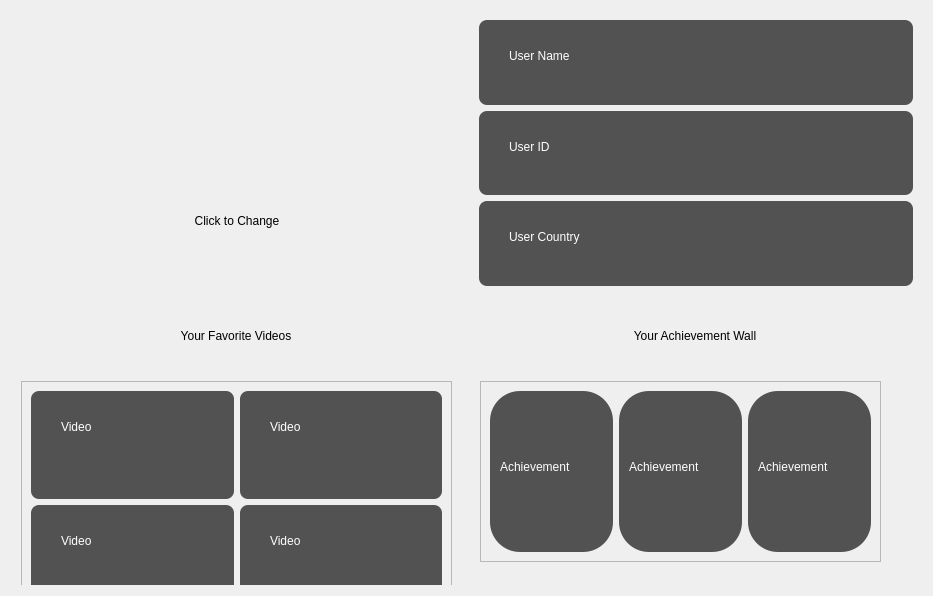
<?xml version="1.0" encoding="UTF-8"?>
<ui version="4.0">
 <class>userwindow</class>
 <widget class="QWidget" name="userwindow">
  <property name="geometry">
   <rect>
    <x>0</x>
    <y>0</y>
    <width>933</width>
    <height>596</height>
   </rect>
  </property>
  <property name="windowTitle">
   <string>Form</string>
  </property>
  <layout class="QGridLayout" name="gridLayout_2">
   <item row="0" column="0">
    <widget class="QWidget" name="widget" native="true">
     <layout class="QGridLayout" name="gridLayout">
      <item row="0" column="0">
       <widget class="QWidget" name="widget_5" native="true">
        <layout class="QHBoxLayout" name="horizontalLayout">
         <item>
          <widget class="QPushButton" name="homebutton">
           <property name="minimumSize">
            <size>
             <width>100</width>
             <height>100</height>
            </size>
           </property>
           <property name="maximumSize">
            <size>
             <width>100</width>
             <height>100</height>
            </size>
           </property>
           <property name="contextMenuPolicy">
            <enum>Qt::DefaultContextMenu</enum>
           </property>
           <property name="styleSheet">
            <string notr="true">QPushButton
{
    border-radius:8px;
	border:0px;
	font: 75 24pt &quot;Gill Sans&quot;;
}

QPushButton:hover
{
    background-color:rgb(255, 235, 188);
}

QPushButton:pressed
{
    background-color:rgb(254, 198, 124);
}</string>
           </property>
           <property name="text">
            <string/>
           </property>
           <property name="icon">
            <iconset resource="resources.qrc">
             <normaloff>:/pic/user.png</normaloff>:/pic/user.png</iconset>
           </property>
           <property name="iconSize">
            <size>
             <width>100</width>
             <height>100</height>
            </size>
           </property>
          </widget>
         </item>
        </layout>
       </widget>
      </item>
      <item row="1" column="0">
       <widget class="QWidget" name="widget_6" native="true">
        <layout class="QHBoxLayout" name="horizontalLayout_2">
         <item>
          <widget class="QPushButton" name="folder">
           <property name="minimumSize">
            <size>
             <width>300</width>
             <height>60</height>
            </size>
           </property>
           <property name="maximumSize">
            <size>
             <width>300</width>
             <height>60</height>
            </size>
           </property>
           <property name="contextMenuPolicy">
            <enum>Qt::DefaultContextMenu</enum>
           </property>
           <property name="styleSheet">
            <string notr="true">QPushButton
{
    border-radius:8px;
	border:0px;
	font: 75 24pt &quot;Gill Sans&quot;;
}

QPushButton:hover
{
    background-color:rgb(255, 235, 188);
}

QPushButton:pressed
{
    background-color:rgb(254, 198, 124);
}</string>
           </property>
           <property name="text">
            <string>Click to Change</string>
           </property>
           <property name="iconSize">
            <size>
             <width>40</width>
             <height>40</height>
            </size>
           </property>
          </widget>
         </item>
        </layout>
       </widget>
      </item>
     </layout>
    </widget>
   </item>
   <item row="0" column="1">
    <widget class="QWidget" name="widget_2" native="true">
     <layout class="QVBoxLayout" name="verticalLayout">
      <item>
       <widget class="QWidget" name="widget_15" native="true">
        <property name="styleSheet">
         <string notr="true">background-color:rgb(82, 82, 82);
border-radius:8px;</string>
        </property>
        <widget class="QLabel" name="label_2">
         <property name="geometry">
          <rect>
           <x>30</x>
           <y>20</y>
           <width>151</width>
           <height>31</height>
          </rect>
         </property>
         <property name="styleSheet">
          <string notr="true">color:rgb(255, 255, 255);</string>
         </property>
         <property name="text">
          <string>User Name</string>
         </property>
        </widget>
       </widget>
      </item>
      <item>
       <widget class="QWidget" name="widget_16" native="true">
        <property name="styleSheet">
         <string notr="true">background-color:rgb(82, 82, 82);
border-radius:8px;</string>
        </property>
        <widget class="QLabel" name="label_3">
         <property name="geometry">
          <rect>
           <x>30</x>
           <y>20</y>
           <width>151</width>
           <height>31</height>
          </rect>
         </property>
         <property name="styleSheet">
          <string notr="true">color:rgb(255, 255, 255);</string>
         </property>
         <property name="text">
          <string>User ID</string>
         </property>
        </widget>
       </widget>
      </item>
      <item>
       <widget class="QWidget" name="widget_17" native="true">
        <property name="styleSheet">
         <string notr="true">background-color:rgb(82, 82, 82);
border-radius:8px;</string>
        </property>
        <widget class="QLabel" name="label_4">
         <property name="geometry">
          <rect>
           <x>30</x>
           <y>20</y>
           <width>151</width>
           <height>31</height>
          </rect>
         </property>
         <property name="styleSheet">
          <string notr="true">color:rgb(255, 255, 255);</string>
         </property>
         <property name="text">
          <string>User Country</string>
         </property>
        </widget>
       </widget>
      </item>
     </layout>
    </widget>
   </item>
   <item row="1" column="0">
    <widget class="QWidget" name="widget_3" native="true">
     <widget class="QWidget" name="widget_7" native="true">
      <property name="geometry">
       <rect>
        <x>10</x>
        <y>10</y>
        <width>431</width>
        <height>51</height>
       </rect>
      </property>
      <layout class="QGridLayout" name="gridLayout_3">
       <item row="0" column="0">
        <widget class="QPushButton" name="folder_2">
         <property name="minimumSize">
          <size>
           <width>300</width>
           <height>30</height>
          </size>
         </property>
         <property name="maximumSize">
          <size>
           <width>300</width>
           <height>30</height>
          </size>
         </property>
         <property name="contextMenuPolicy">
          <enum>Qt::DefaultContextMenu</enum>
         </property>
         <property name="styleSheet">
          <string notr="true">QPushButton
{
    border-radius:8px;
	border:0px;
	font: 75 24pt &quot;Gill Sans&quot;;
}

QPushButton:hover
{
    background-color:rgb(255, 235, 188);
}

QPushButton:pressed
{
    background-color:rgb(254, 198, 124);
}</string>
         </property>
         <property name="text">
          <string>Your Favorite Videos</string>
         </property>
         <property name="iconSize">
          <size>
           <width>40</width>
           <height>40</height>
          </size>
         </property>
        </widget>
       </item>
      </layout>
     </widget>
     <widget class="QScrollArea" name="scrollArea">
      <property name="geometry">
       <rect>
        <x>10</x>
        <y>80</y>
        <width>431</width>
        <height>241</height>
       </rect>
      </property>
      <property name="widgetResizable">
       <bool>true</bool>
      </property>
      <widget class="QWidget" name="scrollAreaWidgetContents">
       <property name="geometry">
        <rect>
         <x>0</x>
         <y>0</y>
         <width>429</width>
         <height>239</height>
        </rect>
       </property>
       <layout class="QGridLayout" name="gridLayout_4">
        <item row="0" column="0">
         <widget class="QWidget" name="widget_20" native="true">
          <property name="styleSheet">
           <string notr="true">background-color:rgb(82, 82, 82);
border-radius:8px;</string>
          </property>
          <widget class="QLabel" name="label_7">
           <property name="geometry">
            <rect>
             <x>30</x>
             <y>20</y>
             <width>151</width>
             <height>31</height>
            </rect>
           </property>
           <property name="styleSheet">
            <string notr="true">color:rgb(255, 255, 255);</string>
           </property>
           <property name="text">
            <string>Video</string>
           </property>
          </widget>
         </widget>
        </item>
        <item row="0" column="1">
         <widget class="QWidget" name="widget_21" native="true">
          <property name="styleSheet">
           <string notr="true">background-color:rgb(82, 82, 82);
border-radius:8px;</string>
          </property>
          <widget class="QLabel" name="label_8">
           <property name="geometry">
            <rect>
             <x>30</x>
             <y>20</y>
             <width>151</width>
             <height>31</height>
            </rect>
           </property>
           <property name="styleSheet">
            <string notr="true">color:rgb(255, 255, 255);</string>
           </property>
           <property name="text">
            <string>Video</string>
           </property>
          </widget>
         </widget>
        </item>
        <item row="1" column="0">
         <widget class="QWidget" name="widget_22" native="true">
          <property name="styleSheet">
           <string notr="true">background-color:rgb(82, 82, 82);
border-radius:8px;</string>
          </property>
          <widget class="QLabel" name="label_9">
           <property name="geometry">
            <rect>
             <x>30</x>
             <y>20</y>
             <width>151</width>
             <height>31</height>
            </rect>
           </property>
           <property name="styleSheet">
            <string notr="true">color:rgb(255, 255, 255);</string>
           </property>
           <property name="text">
            <string>Video</string>
           </property>
          </widget>
         </widget>
        </item>
        <item row="1" column="1">
         <widget class="QWidget" name="widget_23" native="true">
          <property name="styleSheet">
           <string notr="true">background-color:rgb(82, 82, 82);
border-radius:8px;</string>
          </property>
          <widget class="QLabel" name="label_10">
           <property name="geometry">
            <rect>
             <x>30</x>
             <y>20</y>
             <width>151</width>
             <height>31</height>
            </rect>
           </property>
           <property name="styleSheet">
            <string notr="true">color:rgb(255, 255, 255);</string>
           </property>
           <property name="text">
            <string>Video</string>
           </property>
          </widget>
         </widget>
        </item>
       </layout>
      </widget>
     </widget>
    </widget>
   </item>
   <item row="1" column="1">
    <widget class="QWidget" name="widget_4" native="true">
     <widget class="QWidget" name="widget_8" native="true">
      <property name="geometry">
       <rect>
        <x>10</x>
        <y>10</y>
        <width>431</width>
        <height>51</height>
       </rect>
      </property>
      <layout class="QGridLayout" name="gridLayout_5">
       <item row="0" column="0">
        <widget class="QPushButton" name="folder_3">
         <property name="minimumSize">
          <size>
           <width>300</width>
           <height>30</height>
          </size>
         </property>
         <property name="maximumSize">
          <size>
           <width>300</width>
           <height>30</height>
          </size>
         </property>
         <property name="contextMenuPolicy">
          <enum>Qt::DefaultContextMenu</enum>
         </property>
         <property name="styleSheet">
          <string notr="true">QPushButton
{
    border-radius:8px;
	border:0px;
	font: 75 24pt &quot;Gill Sans&quot;;
}

QPushButton:hover
{
    background-color:rgb(255, 235, 188);
}

QPushButton:pressed
{
    background-color:rgb(254, 198, 124);
}</string>
         </property>
         <property name="text">
          <string>Your Achievement Wall</string>
         </property>
         <property name="iconSize">
          <size>
           <width>40</width>
           <height>40</height>
          </size>
         </property>
        </widget>
       </item>
      </layout>
     </widget>
     <widget class="QScrollArea" name="scrollArea_2">
      <property name="geometry">
       <rect>
        <x>10</x>
        <y>80</y>
        <width>401</width>
        <height>181</height>
       </rect>
      </property>
      <property name="widgetResizable">
       <bool>true</bool>
      </property>
      <widget class="QWidget" name="scrollAreaWidgetContents_2">
       <property name="geometry">
        <rect>
         <x>0</x>
         <y>0</y>
         <width>399</width>
         <height>179</height>
        </rect>
       </property>
       <layout class="QGridLayout" name="gridLayout_6">
        <item row="0" column="0">
         <widget class="QWidget" name="widget_24" native="true">
          <property name="styleSheet">
           <string notr="true">background-color:rgb(82, 82, 82);
border-radius:30px;</string>
          </property>
          <widget class="QLabel" name="label_11">
           <property name="geometry">
            <rect>
             <x>10</x>
             <y>60</y>
             <width>91</width>
             <height>31</height>
            </rect>
           </property>
           <property name="styleSheet">
            <string notr="true">color:rgb(255, 255, 255);</string>
           </property>
           <property name="text">
            <string>Achievement</string>
           </property>
          </widget>
         </widget>
        </item>
        <item row="0" column="1">
         <widget class="QWidget" name="widget_25" native="true">
          <property name="styleSheet">
           <string notr="true">background-color:rgb(82, 82, 82);
border-radius:30px;</string>
          </property>
          <widget class="QLabel" name="label_12">
           <property name="geometry">
            <rect>
             <x>10</x>
             <y>60</y>
             <width>91</width>
             <height>31</height>
            </rect>
           </property>
           <property name="styleSheet">
            <string notr="true">color:rgb(255, 255, 255);</string>
           </property>
           <property name="text">
            <string>Achievement</string>
           </property>
          </widget>
         </widget>
        </item>
        <item row="0" column="2">
         <widget class="QWidget" name="widget_26" native="true">
          <property name="styleSheet">
           <string notr="true">background-color:rgb(82, 82, 82);
border-radius:30px;</string>
          </property>
          <widget class="QLabel" name="label_13">
           <property name="geometry">
            <rect>
             <x>10</x>
             <y>60</y>
             <width>91</width>
             <height>31</height>
            </rect>
           </property>
           <property name="styleSheet">
            <string notr="true">color:rgb(255, 255, 255);</string>
           </property>
           <property name="text">
            <string>Achievement</string>
           </property>
          </widget>
         </widget>
        </item>
       </layout>
      </widget>
     </widget>
    </widget>
   </item>
  </layout>
 </widget>
 <resources>
  <include location="resources.qrc"/>
 </resources>
 <connections/>
</ui>
